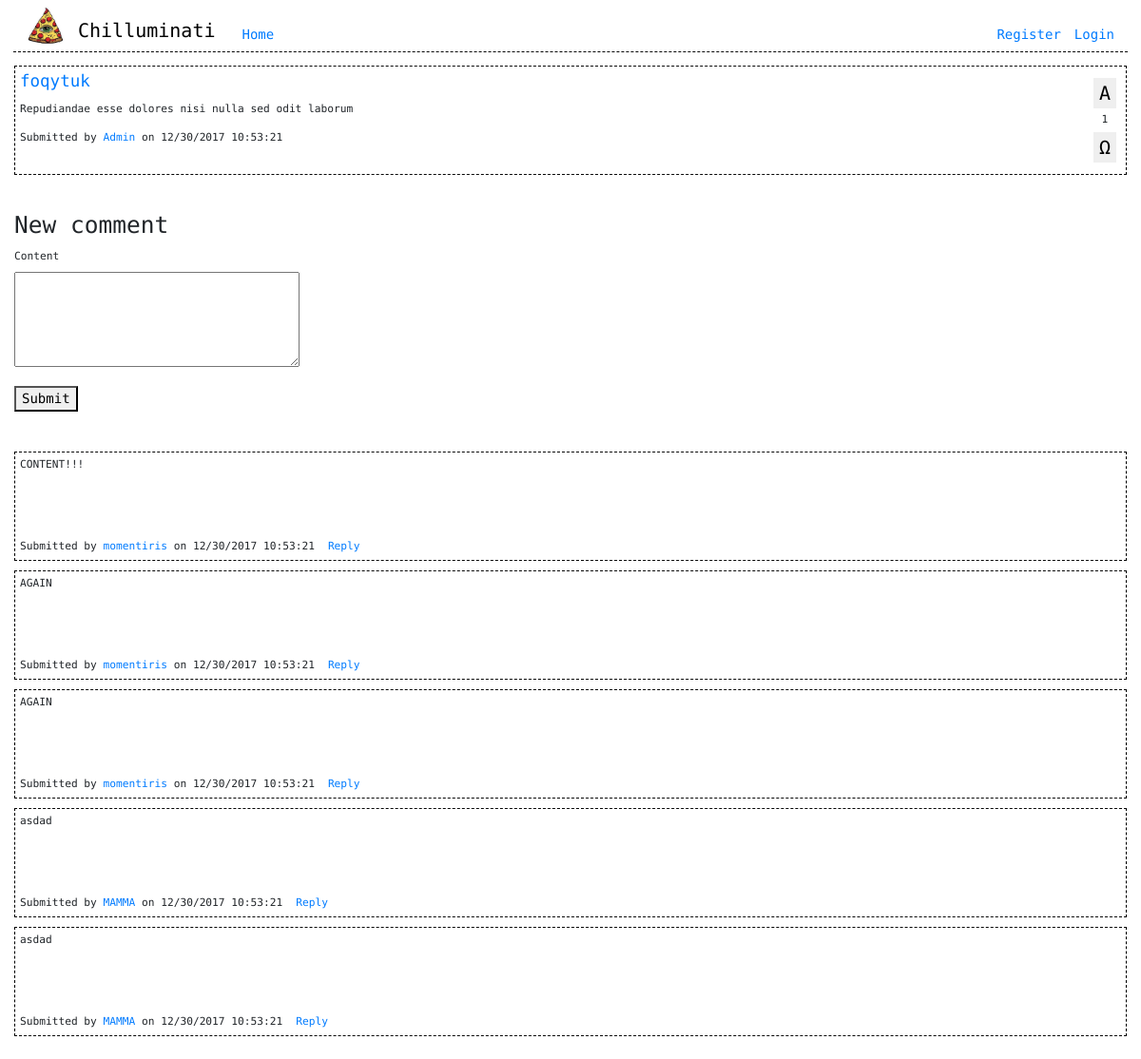
Before: /comments.php?post=35 with the older database file.
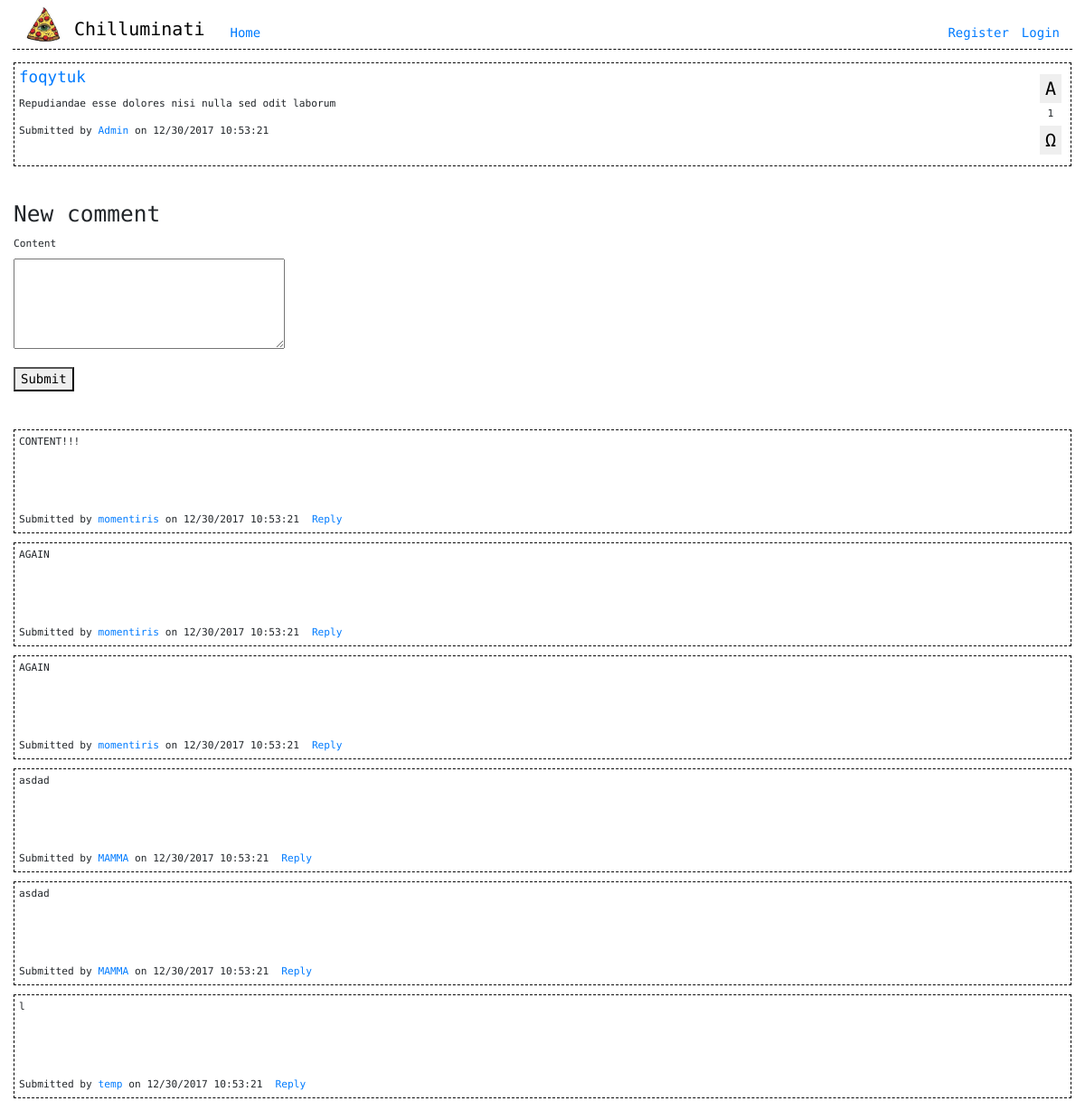
After: the same page with the newer database file.
### tables this page shows
CREATE TABLE "posts" (
	`id`	INTEGER NOT NULL PRIMARY KEY AUTOINCREMENT,
	`author_id`	INTEGER NOT NULL,
	`title`	VARCHAR NOT NULL,
	`content`	TEXT NOT NULL,
	`url`	TEXT,
	`username`	TEXT,
	`time`	TEXT,
	`votes`	INTEGER
);

CREATE TABLE "comments" (
	`post_id`	INTEGER NOT NULL,
	`author_id`	INTEGER NOT NULL,
	`time`	TEXT NOT NULL,
	`content`	TEXT NOT NULL,
	`username`	TEXT,
	`id`	INTEGER NOT NULL PRIMARY KEY AUTOINCREMENT UNIQUE
);

### app/config.php (called while the page is built, shortened)
<?php
return [
    'title' => 'Chilluminati',
    'database_path' => sprintf('sqlite:%s/database/database.db', __DIR__),
];

### app/autoload.php (called while the page is built, shortened)
<?php
$config = require __DIR__.'/config.php';
$pdo = new PDO($config['database_path']);
require __DIR__.'/dbFunctions.php';

### app/dbFunctions.php (called while the page is built, shortened)
<?php
function getPost($pdo, $postId) {
  $getPostQ = "SELECT title, url, content, time, author_id,id, username FROM posts where id = :id";
  $getPost = $pdo->prepare($getPostQ);
  $getPost->bindParam(':id', $postId, PDO::PARAM_INT);
  $getPost->execute();
  $result = $getPost->fetchAll(PDO::FETCH_ASSOC);
  return $result;
}
function getVote($pdo, $postId) {
  $countVotes = $pdo->prepare("SELECT sum(uservotes.vote_value) as totalvalue from posts LEFT JOIN uservotes ON uservotes.post_id = posts.id WHERE posts.id = :post_id LIMIT 1");
  $countVotes->bindParam(':post_id', $postId, PDO::PARAM_INT);
  $countVotes->execute();
  $result = $countVotes->fetch(PDO::FETCH_NUM);
  return $result;
}
function getComments($pdo, $postId) {
  $getQ = "SELECT id, content, username, time FROM comments WHERE post_id = :post_id";
  $get = $pdo->prepare($getQ);
  $get->bindParam(':post_id', $postId, PDO::PARAM_INT);
  $get->execute();
  $result = $get->fetchAll(PDO::FETCH_ASSOC);
  return $result;
}
?>

### comments.php (the view, shortened to what this page needs)
<?php
require __DIR__.'/views/header.php';
$postId = (int)$_GET['post'];
if (isset($_GET['post'])) {
  $getPost = getPost($pdo,$postId);
  $getVote = getVote($pdo, $postId);
}
$comments = getComments($pdo, $postId);
if (!$getPost) : ?>
  <div class="nothingToShow">
    <h6>There doesn't seem to be anything here. <a href="./index.php">Go back.</a> </h6>
  </div>
<?php else: ?>
<div class="postboxcontainer container py-3" style="margin: 0;">
  <div class="fullPost">
    <div class="postContFull">
      <div class="contentCont">
        <a href=""><h5 class="card-title title"><?php echo $getPost[0]['title']; ?></h5></a>
        <p class="small content"><?php echo $getPost[0]['content']; ?></p>
        <p class="small time">Submitted by <a href="/profile.php?"><?php echo $getPost[0]['username']; ?></a> on <?php echo $getPost[0]['time']; ?></p>
      </div>
      <div class="voting">
        <button class="upvote" data-dir="+1" value="<?php echo $getPost[0]['id']; ?>">A</button>
        <small class="votes"><?php echo $getVote[0]; ?></small>
        <button class="downvote" data-dir="-1" value="<?php echo $getPost[0]['id']; ?>">Ω</button>
      </div>
    </div>
  </div>
</div>
<div class="postboxcontainer container py-3" style="margin: 0;">
  <h3 class="">New comment</h3>
  <article class="">
    <form class="postForm" action="app/posts/comments/insert.php" method="post">
      <div class="form-group">
        <label for="content" class="small">Content</label></br>
        <textarea class"contentArea"  type="text" name="content" required></textarea></br>
      </div>
      <button type="submit" class="">Submit</button>
    </form>
  </article>
</div>
<div class="container py-3 postcontainer postBox">
  <?php foreach ($comments as $key => $comment):?>
      <div class="postContFull">
        <div class="contentCont">
          <p class="small content"><?php echo $comment['content']; ?></p>
          <p class="small timeComment">Submitted by <a href="/profile.php?"><?php echo $comment['username']; ?></a> on <?php echo $getPost[0]['time']; ?><a class="reply" href="<?php echo $comment['id']; ?>">Reply</a></p>
        </div>
      </div>
  <?php endforeach; ?>
</div>
<?php endif; ?>
<?php require __DIR__.'/views/footer.php'; ?>

### views/header.php (shortened to what this page needs)
<?php
require __DIR__.'/../app/autoload.php';
?>
<!DOCTYPE html>
<html lang="en">
<head>
  <link rel="stylesheet" href="https://maxcdn.bootstrapcdn.com/bootstrap/4.0.0-beta.2/css/bootstrap.min.css">
  <link rel="stylesheet" href="/assets/styles/main.css">
  <link rel="stylesheet" href="/assets/styles/profile.css">
</head>
<body>
  <?php require __DIR__.'/navigation.php'; ?>

### views/navigation.php (shortened to what this page needs)
<div class="navcontainerFixed">
  <nav class="navbar navbar-expand-sm navbar-light whites">
    <img class="logotype" src="/assets/chilluminati.jpeg" alt="">
    <p class="fleshbacklogo"><?php echo $config['title']; ?></p>
    <div class="collapse navbar-collapse" id="navbarNavAltMarkup">
      <div class="navbar-nav justify-content-start w-100">
        <a class=" fixed" href="./index.php">Home</a>
      </div>
      <div class="navbar-nav justify-content-end w-100">
          <?php if (isset($_SESSION['user']['name'])): ?>
        <a class="fixed " href="./profile.php">Profile</a>
        <a class="fixed" href="./app/auth/logout.php">Log out</a>
        <p class="small welcomeUser">Hello, <?php echo $_SESSION['user']['name']; ?></p>
          <?php else: ?>
        <a class="fixed" href="./registration.php">Register</a>
        <a class="fixed" href="./login.php">Login</a>
          <?php endif; ?>
      </div>
    </div>
  </nav>
</div>

### views/footer.php (shortened to what this page needs)
</body>
</html>

### assets/styles/main.css (style rules this page uses)
html { font-size: 14px; }
* { font-family: 'Roboto Mono', monospace !important; }
button { outline: none !important; }
textarea { width: 300px; height: 100px; }
body { width: 100vw; }
.container { min-width: 100vw; }
.fleshbacklogo { font-size: 20px; color: black; margin: 0rem 1rem 0rem 0rem; display: flex; align-items: flex-end; }
.navcontainerFixed { border-bottom: 1px dashed black; margin: 0rem 1rem 0rem 1rem; }
.reply { margin-left: 1rem; }
.whites { background-color: white; width: 100%; margin: 0 auto; display: flex; align-items: flex-end; }
.fixed { color: #007bff; margin-left: 1rem; }
.logotype { height: 40px; margin-right: 1rem; left: 50%; }
.postContFull { display: flex; border: 1px dashed black; margin: 0px 0 10px 0; padding: 5px; min-height: 115px; position: relative; }
.voting { margin: 5px; display: flex; flex-flow: column nowrap; justify-content: space-between; align-items: center; height: 90px; align-self: center; }
.contentCont { width: 100%; }
.form-group { margin: 0; position: relative; }
.postForm { margin-bottom: 2rem; }
.postBox { transition: all .3s ease; position: relative; padding-top: 0 !important; }
.time { margin-bottom: 0; }
.timeComment { position: absolute; bottom: 0; margin-bottom: 5px; }
.upvote { border: none; font-size: 20px; cursor: pointer; }
.downvote { border: none; font-size: 20px; cursor: pointer; }

### assets/styles/profile.css (style rules this page uses)
.form-group { margin-bottom: 1rem; }

Changed rows visible on the page:
added comments: content "l", username "temp", post.time "12/30/2017 10:53:21"
